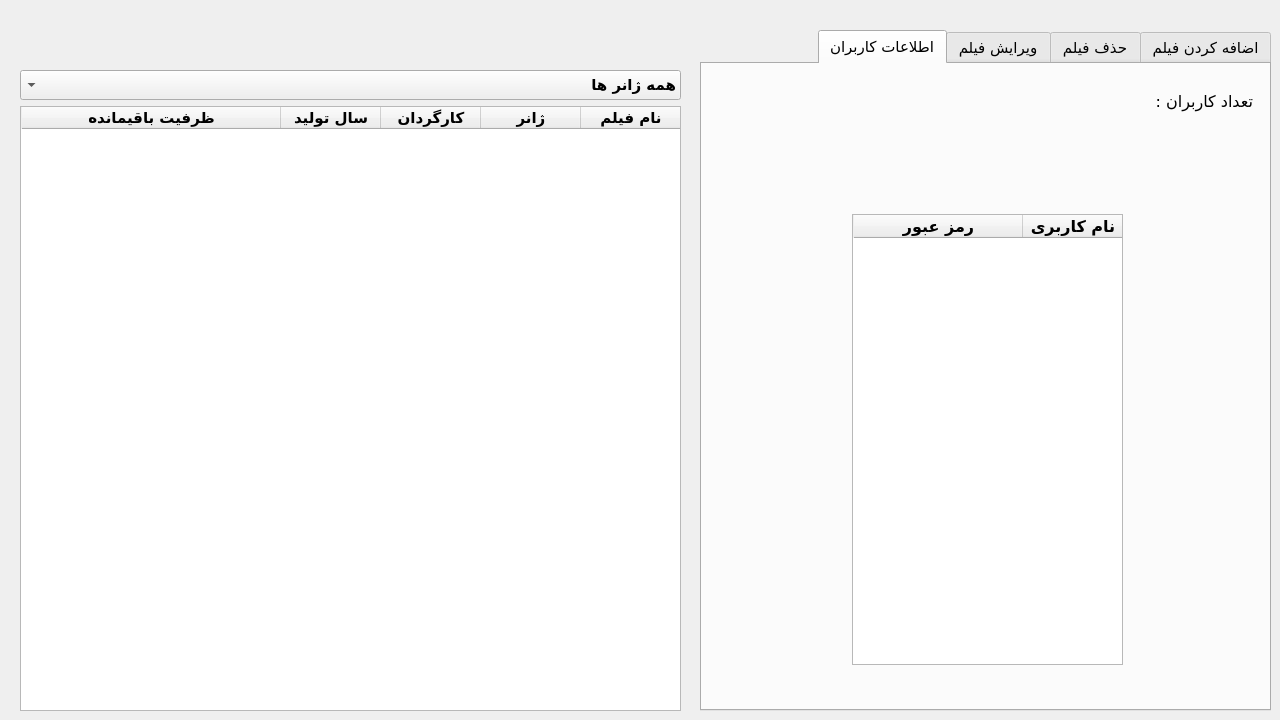
<?xml version="1.0" encoding="UTF-8"?>
<ui version="4.0">
 <class>AdminPage</class>
 <widget class="QMainWindow" name="AdminPage">
  <property name="geometry">
   <rect>
    <x>0</x>
    <y>0</y>
    <width>1280</width>
    <height>720</height>
   </rect>
  </property>
  <property name="minimumSize">
   <size>
    <width>1280</width>
    <height>720</height>
   </size>
  </property>
  <property name="maximumSize">
   <size>
    <width>1280</width>
    <height>720</height>
   </size>
  </property>
  <property name="windowTitle">
   <string>MainWindow</string>
  </property>
  <property name="styleSheet">
   <string notr="true">#centralwidget{
	border-image: url(:/image/userPage/background.jpg);
}</string>
  </property>
  <widget class="QWidget" name="centralwidget">
   <property name="minimumSize">
    <size>
     <width>1280</width>
     <height>720</height>
    </size>
   </property>
   <property name="maximumSize">
    <size>
     <width>1280</width>
     <height>720</height>
    </size>
   </property>
   <widget class="QWidget" name="layoutWidget">
    <property name="geometry">
     <rect>
      <x>1200</x>
      <y>0</y>
      <width>75</width>
      <height>29</height>
     </rect>
    </property>
    <layout class="QHBoxLayout" name="horizontalLayout">
     <property name="spacing">
      <number>7</number>
     </property>
     <item>
      <widget class="QPushButton" name="minBtn">
       <property name="cursor">
        <cursorShape>PointingHandCursor</cursorShape>
       </property>
       <property name="text">
        <string/>
       </property>
       <property name="icon">
        <iconset resource="MySrc.qrc">
         <normaloff>:/image/userPage/minimize.png</normaloff>:/image/userPage/minimize.png</iconset>
       </property>
       <property name="flat">
        <bool>true</bool>
       </property>
      </widget>
     </item>
     <item>
      <widget class="QPushButton" name="closeBtn">
       <property name="cursor">
        <cursorShape>PointingHandCursor</cursorShape>
       </property>
       <property name="text">
        <string/>
       </property>
       <property name="icon">
        <iconset resource="MySrc.qrc">
         <normaloff>:/image/welcomePage/close.png</normaloff>:/image/welcomePage/close.png</iconset>
       </property>
       <property name="flat">
        <bool>true</bool>
       </property>
      </widget>
     </item>
    </layout>
   </widget>
   <widget class="QWidget" name="layoutWidget_2">
    <property name="geometry">
     <rect>
      <x>20</x>
      <y>70</y>
      <width>661</width>
      <height>641</height>
     </rect>
    </property>
    <layout class="QVBoxLayout" name="verticalLayout">
     <item>
      <widget class="QComboBox" name="comboBox">
       <property name="font">
        <font>
         <family>Nazanin</family>
         <pointsize>11</pointsize>
         <weight>75</weight>
         <bold>true</bold>
        </font>
       </property>
       <property name="layoutDirection">
        <enum>Qt::RightToLeft</enum>
       </property>
       <property name="styleSheet">
        <string notr="true"/>
       </property>
       <item>
        <property name="text">
         <string>همه ژانر ها</string>
        </property>
       </item>
      </widget>
     </item>
     <item>
      <widget class="QTableWidget" name="tableWidget">
       <property name="layoutDirection">
        <enum>Qt::RightToLeft</enum>
       </property>
       <property name="styleSheet">
        <string notr="true"/>
       </property>
       <property name="editTriggers">
        <set>QAbstractItemView::NoEditTriggers</set>
       </property>
       <property name="selectionMode">
        <enum>QAbstractItemView::SingleSelection</enum>
       </property>
       <property name="selectionBehavior">
        <enum>QAbstractItemView::SelectItems</enum>
       </property>
       <property name="textElideMode">
        <enum>Qt::ElideRight</enum>
       </property>
       <attribute name="horizontalHeaderShowSortIndicator" stdset="0">
        <bool>false</bool>
       </attribute>
       <attribute name="horizontalHeaderStretchLastSection">
        <bool>true</bool>
       </attribute>
       <attribute name="verticalHeaderStretchLastSection">
        <bool>false</bool>
       </attribute>
       <column>
        <property name="text">
         <string>نام فیلم</string>
        </property>
        <property name="font">
         <font>
          <family>Nazanin</family>
          <pointsize>11</pointsize>
          <weight>75</weight>
          <bold>true</bold>
         </font>
        </property>
       </column>
       <column>
        <property name="text">
         <string>ژانر</string>
        </property>
        <property name="font">
         <font>
          <family>Nazanin</family>
          <pointsize>11</pointsize>
          <weight>75</weight>
          <bold>true</bold>
         </font>
        </property>
       </column>
       <column>
        <property name="text">
         <string>کارگردان</string>
        </property>
        <property name="font">
         <font>
          <family>Nazanin</family>
          <pointsize>11</pointsize>
          <weight>75</weight>
          <bold>true</bold>
         </font>
        </property>
       </column>
       <column>
        <property name="text">
         <string>سال تولید</string>
        </property>
        <property name="font">
         <font>
          <family>Nazanin</family>
          <pointsize>11</pointsize>
          <weight>75</weight>
          <bold>true</bold>
         </font>
        </property>
       </column>
       <column>
        <property name="text">
         <string>ظرفیت باقیمانده</string>
        </property>
        <property name="font">
         <font>
          <family>Nazanin</family>
          <pointsize>11</pointsize>
          <weight>75</weight>
          <bold>true</bold>
         </font>
        </property>
       </column>
      </widget>
     </item>
    </layout>
   </widget>
   <widget class="QTabWidget" name="tabWidget">
    <property name="geometry">
     <rect>
      <x>700</x>
      <y>30</y>
      <width>571</width>
      <height>681</height>
     </rect>
    </property>
    <property name="font">
     <font>
      <family>Nazanin</family>
      <pointsize>11</pointsize>
     </font>
    </property>
    <property name="layoutDirection">
     <enum>Qt::RightToLeft</enum>
    </property>
    <property name="currentIndex">
     <number>3</number>
    </property>
    <widget class="QWidget" name="tab">
     <attribute name="title">
      <string>اضافه کردن فیلم</string>
     </attribute>
     <widget class="QPushButton" name="addButton">
      <property name="geometry">
       <rect>
        <x>180</x>
        <y>550</y>
        <width>243</width>
        <height>63</height>
       </rect>
      </property>
      <property name="font">
       <font>
        <family>B Roya</family>
        <pointsize>12</pointsize>
        <weight>75</weight>
        <bold>true</bold>
       </font>
      </property>
      <property name="cursor">
       <cursorShape>PointingHandCursor</cursorShape>
      </property>
      <property name="styleSheet">
       <string notr="true">#addButton{
border-radius: 10px;
background-color: #ae9700;
border: none;
color: #FFFFFF;
text-align: center;
padding: 10px;
margin: 5px;
}
#addButton:hover {
  background-color: #5f2630;
}
</string>
      </property>
      <property name="text">
       <string>اضافه</string>
      </property>
     </widget>
     <widget class="QWidget" name="layoutWidget">
      <property name="geometry">
       <rect>
        <x>60</x>
        <y>20</y>
        <width>441</width>
        <height>511</height>
       </rect>
      </property>
      <layout class="QGridLayout" name="gridLayout">
       <item row="16" column="1">
        <widget class="QLineEdit" name="RemainT_lineEdit">
         <property name="font">
          <font>
           <family>Microsoft Himalaya</family>
           <pointsize>15</pointsize>
           <weight>75</weight>
           <bold>true</bold>
          </font>
         </property>
         <property name="styleSheet">
          <string notr="true">
padding :5px;
background-color: transparent;
border-radius: 15px;
border: 2px solid #ae9700;
</string>
         </property>
        </widget>
       </item>
       <item row="1" column="1">
        <widget class="QLineEdit" name="Name_lineEdit">
         <property name="font">
          <font>
           <family>Nazanin</family>
           <pointsize>10</pointsize>
           <weight>75</weight>
           <bold>true</bold>
          </font>
         </property>
         <property name="styleSheet">
          <string notr="true">
padding :5px;
background-color: transparent;
border-radius: 15px;
border: 2px solid #ae9700;
</string>
         </property>
        </widget>
       </item>
       <item row="9" column="2">
        <widget class="QLineEdit" name="Genre_lineEdit_4">
         <property name="font">
          <font>
           <family>Nazanin</family>
           <pointsize>10</pointsize>
           <weight>75</weight>
           <bold>true</bold>
          </font>
         </property>
         <property name="styleSheet">
          <string notr="true">
padding :5px;
background-color: transparent;
border-radius: 15px;
border: 2px solid #ae9700;
</string>
         </property>
         <property name="placeholderText">
          <string>ژانر چهارم</string>
         </property>
        </widget>
       </item>
       <item row="14" column="0">
        <widget class="QLabel" name="Director">
         <property name="font">
          <font>
           <family>Nazanin</family>
           <pointsize>10</pointsize>
          </font>
         </property>
         <property name="text">
          <string>کارگردان</string>
         </property>
        </widget>
       </item>
       <item row="6" column="2">
        <widget class="QLineEdit" name="Genre_lineEdit_2">
         <property name="font">
          <font>
           <family>Nazanin</family>
           <pointsize>10</pointsize>
           <weight>75</weight>
           <bold>true</bold>
          </font>
         </property>
         <property name="styleSheet">
          <string notr="true">
padding :5px;
background-color: transparent;
border-radius: 15px;
border: 2px solid #ae9700;
</string>
         </property>
         <property name="placeholderText">
          <string>ژانر دوم</string>
         </property>
        </widget>
       </item>
       <item row="15" column="1">
        <widget class="QLineEdit" name="ReleaseD_lineEdit">
         <property name="sizePolicy">
          <sizepolicy hsizetype="Expanding" vsizetype="Fixed">
           <horstretch>0</horstretch>
           <verstretch>0</verstretch>
          </sizepolicy>
         </property>
         <property name="font">
          <font>
           <family>Microsoft Himalaya</family>
           <pointsize>15</pointsize>
           <weight>75</weight>
           <bold>true</bold>
          </font>
         </property>
         <property name="tabletTracking">
          <bool>false</bool>
         </property>
         <property name="autoFillBackground">
          <bool>false</bool>
         </property>
         <property name="styleSheet">
          <string notr="true">
padding :5px;
background-color: transparent;
border-radius: 15px;
border: 2px solid #ae9700;
</string>
         </property>
         <property name="clearButtonEnabled">
          <bool>false</bool>
         </property>
        </widget>
       </item>
       <item row="14" column="1">
        <widget class="QLineEdit" name="Dir_lineEdit">
         <property name="font">
          <font>
           <family>Nazanin</family>
           <pointsize>10</pointsize>
           <weight>75</weight>
           <bold>true</bold>
          </font>
         </property>
         <property name="styleSheet">
          <string notr="true">
padding :5px;
background-color: transparent;
border-radius: 15px;
border: 2px solid #ae9700;
</string>
         </property>
        </widget>
       </item>
       <item row="15" column="0">
        <widget class="QLabel" name="ReleaseDate">
         <property name="font">
          <font>
           <family>Nazanin</family>
           <pointsize>10</pointsize>
          </font>
         </property>
         <property name="text">
          <string>سال ساخت</string>
         </property>
        </widget>
       </item>
       <item row="6" column="0">
        <widget class="QLabel" name="Genre">
         <property name="font">
          <font>
           <family>Nazanin</family>
           <pointsize>10</pointsize>
          </font>
         </property>
         <property name="text">
          <string>ژانر </string>
         </property>
        </widget>
       </item>
       <item row="6" column="1">
        <widget class="QLineEdit" name="Genre_lineEdit_1">
         <property name="font">
          <font>
           <family>Nazanin</family>
           <pointsize>10</pointsize>
           <weight>75</weight>
           <bold>true</bold>
          </font>
         </property>
         <property name="styleSheet">
          <string notr="true">
padding :5px;
background-color: transparent;
border-radius: 15px;
border: 2px solid #ae9700;
</string>
         </property>
         <property name="placeholderText">
          <string>ژانر اول (اجباری)</string>
         </property>
        </widget>
       </item>
       <item row="16" column="0">
        <widget class="QLabel" name="Tickets">
         <property name="font">
          <font>
           <family>Nazanin</family>
           <pointsize>10</pointsize>
          </font>
         </property>
         <property name="text">
          <string>ظرفیت</string>
         </property>
        </widget>
       </item>
       <item row="1" column="0">
        <widget class="QLabel" name="Name">
         <property name="font">
          <font>
           <family>Nazanin</family>
           <pointsize>10</pointsize>
           <weight>75</weight>
           <bold>true</bold>
          </font>
         </property>
         <property name="text">
          <string>نام فیلم</string>
         </property>
        </widget>
       </item>
       <item row="9" column="1">
        <widget class="QLineEdit" name="Genre_lineEdit_3">
         <property name="font">
          <font>
           <family>Nazanin</family>
           <pointsize>10</pointsize>
           <weight>75</weight>
           <bold>true</bold>
          </font>
         </property>
         <property name="styleSheet">
          <string notr="true">
padding :5px;
background-color: transparent;
border-radius: 15px;
border: 2px solid #ae9700;
</string>
         </property>
         <property name="placeholderText">
          <string>ژانر سوم</string>
         </property>
        </widget>
       </item>
      </layout>
     </widget>
    </widget>
    <widget class="QWidget" name="tab_2">
     <attribute name="title">
      <string>حذف فیلم</string>
     </attribute>
     <widget class="QComboBox" name="DelcomboBox">
      <property name="geometry">
       <rect>
        <x>30</x>
        <y>180</y>
        <width>511</width>
        <height>51</height>
       </rect>
      </property>
      <property name="font">
       <font>
        <family>B Koodak</family>
        <pointsize>12</pointsize>
       </font>
      </property>
     </widget>
     <widget class="QLabel" name="label">
      <property name="geometry">
       <rect>
        <x>90</x>
        <y>80</y>
        <width>391</width>
        <height>71</height>
       </rect>
      </property>
      <property name="font">
       <font>
        <family>B Koodak</family>
        <pointsize>12</pointsize>
        <weight>75</weight>
        <bold>true</bold>
       </font>
      </property>
      <property name="text">
       <string>از لیست زیر فیلم مورد نظر خود را برای حذف انتخاب کنید</string>
      </property>
     </widget>
     <widget class="QPushButton" name="DelButton">
      <property name="geometry">
       <rect>
        <x>230</x>
        <y>270</y>
        <width>121</width>
        <height>61</height>
       </rect>
      </property>
      <property name="font">
       <font>
        <family>Nazanin</family>
        <pointsize>13</pointsize>
        <weight>75</weight>
        <bold>true</bold>
       </font>
      </property>
      <property name="cursor">
       <cursorShape>PointingHandCursor</cursorShape>
      </property>
      <property name="styleSheet">
       <string notr="true">#DelButton{
border-radius: 10px;
background-color: #ae9700;
border: none;
color: #FFFFFF;
text-align: center;
padding: 10px;
margin: 5px;
}
#DelButton:hover {
  background-color: #5f2630;
}
</string>
      </property>
      <property name="text">
       <string>حذف</string>
      </property>
     </widget>
    </widget>
    <widget class="QWidget" name="tab_3">
     <attribute name="title">
      <string>ویرایش فیلم</string>
     </attribute>
     <widget class="QLabel" name="label_2">
      <property name="geometry">
       <rect>
        <x>50</x>
        <y>20</y>
        <width>441</width>
        <height>71</height>
       </rect>
      </property>
      <property name="font">
       <font>
        <family>B Koodak</family>
        <pointsize>12</pointsize>
        <weight>75</weight>
        <bold>true</bold>
       </font>
      </property>
      <property name="text">
       <string>از لیست زیر فیلم مورد نظر خود را برای ویرایش انتخاب کنید</string>
      </property>
     </widget>
     <widget class="QComboBox" name="EditcomboBox">
      <property name="geometry">
       <rect>
        <x>30</x>
        <y>100</y>
        <width>511</width>
        <height>51</height>
       </rect>
      </property>
      <property name="font">
       <font>
        <family>B Koodak</family>
        <pointsize>12</pointsize>
       </font>
      </property>
     </widget>
     <widget class="QGroupBox" name="groupBox_2">
      <property name="geometry">
       <rect>
        <x>20</x>
        <y>370</y>
        <width>171</width>
        <height>231</height>
       </rect>
      </property>
      <property name="font">
       <font>
        <family>B Koodak</family>
        <pointsize>10</pointsize>
        <weight>75</weight>
        <bold>true</bold>
       </font>
      </property>
      <property name="title">
       <string>: تغییر</string>
      </property>
      <widget class="QWidget" name="layoutWidget">
       <property name="geometry">
        <rect>
         <x>20</x>
         <y>40</y>
         <width>138</width>
         <height>191</height>
        </rect>
       </property>
       <layout class="QVBoxLayout" name="Change_CheckBox">
        <item>
         <widget class="QCheckBox" name="Name_checkBox">
          <property name="font">
           <font>
            <family>B Roya</family>
            <pointsize>9</pointsize>
            <weight>75</weight>
            <bold>true</bold>
           </font>
          </property>
          <property name="text">
           <string>نام</string>
          </property>
         </widget>
        </item>
        <item>
         <widget class="QCheckBox" name="Genre_checkBox">
          <property name="font">
           <font>
            <family>B Roya</family>
            <pointsize>9</pointsize>
            <weight>75</weight>
            <bold>true</bold>
           </font>
          </property>
          <property name="text">
           <string>ژانر</string>
          </property>
         </widget>
        </item>
        <item>
         <widget class="QCheckBox" name="Director_checkBox">
          <property name="font">
           <font>
            <family>B Roya</family>
            <pointsize>9</pointsize>
            <weight>75</weight>
            <bold>true</bold>
           </font>
          </property>
          <property name="text">
           <string>کارگردان</string>
          </property>
         </widget>
        </item>
        <item>
         <widget class="QCheckBox" name="ReleaseD_checkBox">
          <property name="font">
           <font>
            <family>B Roya</family>
            <pointsize>9</pointsize>
            <weight>75</weight>
            <bold>true</bold>
           </font>
          </property>
          <property name="text">
           <string>سال تولید</string>
          </property>
         </widget>
        </item>
        <item>
         <widget class="QCheckBox" name="RemainT_checkBox">
          <property name="font">
           <font>
            <family>B Roya</family>
            <pointsize>9</pointsize>
            <weight>75</weight>
            <bold>true</bold>
           </font>
          </property>
          <property name="text">
           <string>تعداد بلیت باقیمانده</string>
          </property>
         </widget>
        </item>
       </layout>
      </widget>
     </widget>
     <widget class="QPushButton" name="EditButton">
      <property name="geometry">
       <rect>
        <x>260</x>
        <y>600</y>
        <width>301</width>
        <height>31</height>
       </rect>
      </property>
      <property name="font">
       <font>
        <family>Nazanin</family>
        <pointsize>11</pointsize>
        <weight>75</weight>
        <bold>true</bold>
       </font>
      </property>
      <property name="cursor">
       <cursorShape>PointingHandCursor</cursorShape>
      </property>
      <property name="styleSheet">
       <string notr="true">#EditButton{
border-radius: 10px;
background-color: #ae9700;
border: none;
color: #FFFFFF;
text-align: center;
}
#EditButton:hover {
  background-color: #5f2630;
}</string>
      </property>
      <property name="text">
       <string>ویرایش</string>
      </property>
     </widget>
     <widget class="QWidget" name="layoutWidget">
      <property name="geometry">
       <rect>
        <x>30</x>
        <y>180</y>
        <width>511</width>
        <height>145</height>
       </rect>
      </property>
      <layout class="QVBoxLayout" name="verticalLayout_3">
       <item>
        <layout class="QHBoxLayout" name="horizontalLayout_8">
         <item>
          <widget class="QLabel" name="label_3">
           <property name="font">
            <font>
             <family>Nazanin</family>
             <pointsize>10</pointsize>
             <weight>75</weight>
             <bold>true</bold>
            </font>
           </property>
           <property name="text">
            <string>نام</string>
           </property>
          </widget>
         </item>
         <item>
          <widget class="QLabel" name="label_name">
           <property name="font">
            <font>
             <family>Nazanin</family>
             <pointsize>10</pointsize>
             <weight>75</weight>
             <bold>true</bold>
            </font>
           </property>
           <property name="text">
            <string/>
           </property>
          </widget>
         </item>
        </layout>
       </item>
       <item>
        <layout class="QHBoxLayout" name="horizontalLayout_9">
         <item>
          <widget class="QLabel" name="label_4">
           <property name="font">
            <font>
             <family>Nazanin</family>
             <pointsize>10</pointsize>
             <weight>75</weight>
             <bold>true</bold>
            </font>
           </property>
           <property name="text">
            <string>ژانر</string>
           </property>
          </widget>
         </item>
         <item>
          <widget class="QLabel" name="label_genre">
           <property name="font">
            <font>
             <family>Nazanin</family>
             <pointsize>10</pointsize>
            </font>
           </property>
           <property name="text">
            <string/>
           </property>
          </widget>
         </item>
        </layout>
       </item>
       <item>
        <layout class="QHBoxLayout" name="horizontalLayout_10">
         <item>
          <widget class="QLabel" name="label_5">
           <property name="font">
            <font>
             <family>Nazanin</family>
             <pointsize>10</pointsize>
            </font>
           </property>
           <property name="text">
            <string>کارگردان</string>
           </property>
          </widget>
         </item>
         <item>
          <widget class="QLabel" name="label_director">
           <property name="font">
            <font>
             <family>Nazanin</family>
             <pointsize>10</pointsize>
             <weight>75</weight>
             <bold>true</bold>
            </font>
           </property>
           <property name="text">
            <string/>
           </property>
          </widget>
         </item>
        </layout>
       </item>
       <item>
        <layout class="QHBoxLayout" name="horizontalLayout_11">
         <item>
          <widget class="QLabel" name="label_6">
           <property name="font">
            <font>
             <family>Nazanin</family>
             <pointsize>10</pointsize>
            </font>
           </property>
           <property name="text">
            <string>سال تولید</string>
           </property>
          </widget>
         </item>
         <item>
          <widget class="QLabel" name="label_releaseDate">
           <property name="font">
            <font>
             <family>Microsoft Himalaya</family>
             <pointsize>13</pointsize>
             <weight>50</weight>
             <bold>false</bold>
            </font>
           </property>
           <property name="layoutDirection">
            <enum>Qt::LeftToRight</enum>
           </property>
           <property name="text">
            <string/>
           </property>
           <property name="alignment">
            <set>Qt::AlignRight|Qt::AlignTrailing|Qt::AlignVCenter</set>
           </property>
          </widget>
         </item>
        </layout>
       </item>
      </layout>
     </widget>
     <widget class="QWidget" name="layoutWidget">
      <property name="geometry">
       <rect>
        <x>260</x>
        <y>360</y>
        <width>301</width>
        <height>224</height>
       </rect>
      </property>
      <layout class="QGridLayout" name="Change_LineEdits">
       <item row="2" column="1">
        <widget class="QLineEdit" name="lineEdit_Director">
         <property name="enabled">
          <bool>false</bool>
         </property>
         <property name="font">
          <font>
           <family>Nazanin</family>
           <weight>75</weight>
           <bold>true</bold>
          </font>
         </property>
         <property name="styleSheet">
          <string notr="true">
padding :5px;
background-color: transparent;
border-radius: 15px;
border: 2px solid #ae9700;
</string>
         </property>
        </widget>
       </item>
       <item row="0" column="0">
        <widget class="QLabel" name="label_7">
         <property name="font">
          <font>
           <family>B Roya</family>
           <pointsize>12</pointsize>
           <weight>75</weight>
           <italic>false</italic>
           <bold>true</bold>
           <underline>false</underline>
           <strikeout>false</strikeout>
          </font>
         </property>
         <property name="text">
          <string>نام</string>
         </property>
        </widget>
       </item>
       <item row="3" column="0">
        <widget class="QLabel" name="label_10">
         <property name="font">
          <font>
           <family>B Roya</family>
           <pointsize>12</pointsize>
           <weight>75</weight>
           <bold>true</bold>
          </font>
         </property>
         <property name="text">
          <string>سال تولید</string>
         </property>
        </widget>
       </item>
       <item row="2" column="0">
        <widget class="QLabel" name="label_9">
         <property name="font">
          <font>
           <family>B Roya</family>
           <pointsize>12</pointsize>
           <weight>75</weight>
           <bold>true</bold>
          </font>
         </property>
         <property name="text">
          <string>کارگردان</string>
         </property>
        </widget>
       </item>
       <item row="3" column="1">
        <widget class="QLineEdit" name="lineEdit_ReleaseD">
         <property name="enabled">
          <bool>false</bool>
         </property>
         <property name="font">
          <font>
           <family>Nazanin</family>
           <weight>75</weight>
           <bold>true</bold>
          </font>
         </property>
         <property name="styleSheet">
          <string notr="true">
padding :5px;
background-color: transparent;
border-radius: 15px;
border: 2px solid #ae9700;
</string>
         </property>
        </widget>
       </item>
       <item row="1" column="0">
        <widget class="QLabel" name="label_8">
         <property name="font">
          <font>
           <family>B Roya</family>
           <pointsize>12</pointsize>
           <weight>75</weight>
           <bold>true</bold>
          </font>
         </property>
         <property name="text">
          <string>ژانر</string>
         </property>
        </widget>
       </item>
       <item row="4" column="0">
        <widget class="QLabel" name="label_21">
         <property name="font">
          <font>
           <family>B Roya</family>
           <pointsize>12</pointsize>
           <weight>75</weight>
           <bold>true</bold>
          </font>
         </property>
         <property name="text">
          <string>تعداد بلیت باقیمانده</string>
         </property>
        </widget>
       </item>
       <item row="1" column="1">
        <widget class="QLineEdit" name="lineEdit_Genre">
         <property name="enabled">
          <bool>false</bool>
         </property>
         <property name="font">
          <font>
           <family>Nazanin</family>
           <pointsize>10</pointsize>
           <weight>75</weight>
           <bold>true</bold>
          </font>
         </property>
         <property name="toolTip">
          <string>برای جداسازی ژانر ها از کاما ( ، ) استفاده کنید</string>
         </property>
         <property name="statusTip">
          <string/>
         </property>
         <property name="whatsThis">
          <string/>
         </property>
         <property name="styleSheet">
          <string notr="true">
padding :5px;
background-color: transparent;
border-radius: 15px;
border: 2px solid #ae9700;
</string>
         </property>
         <property name="placeholderText">
          <string>ژانر اول،ژانر دوم،ژانرسوم</string>
         </property>
        </widget>
       </item>
       <item row="0" column="1">
        <widget class="QLineEdit" name="lineEdit_Name">
         <property name="enabled">
          <bool>false</bool>
         </property>
         <property name="font">
          <font>
           <family>Nazanin</family>
           <pointsize>10</pointsize>
           <weight>75</weight>
           <bold>true</bold>
          </font>
         </property>
         <property name="styleSheet">
          <string notr="true">
padding :5px;
background-color: transparent;
border-radius: 15px;
border: 2px solid #ae9700;
</string>
         </property>
        </widget>
       </item>
       <item row="4" column="1">
        <widget class="QSpinBox" name="spinBox_RemainT">
         <property name="enabled">
          <bool>false</bool>
         </property>
         <property name="font">
          <font>
           <family>Microsoft Himalaya</family>
           <pointsize>12</pointsize>
           <weight>75</weight>
           <bold>true</bold>
          </font>
         </property>
         <property name="maximum">
          <number>250</number>
         </property>
        </widget>
       </item>
      </layout>
     </widget>
    </widget>
    <widget class="QWidget" name="tab_4">
     <attribute name="title">
      <string>اطلاعات کاربران</string>
     </attribute>
     <widget class="QWidget" name="layoutWidget">
      <property name="geometry">
       <rect>
        <x>40</x>
        <y>20</y>
        <width>511</width>
        <height>34</height>
       </rect>
      </property>
      <layout class="QHBoxLayout" name="horizontalLayout_7">
       <property name="spacing">
        <number>7</number>
       </property>
       <item>
        <widget class="QLabel" name="tedadkarbar">
         <property name="font">
          <font>
           <family>Nazanin</family>
           <pointsize>12</pointsize>
          </font>
         </property>
         <property name="text">
          <string>تعداد کاربران :</string>
         </property>
        </widget>
       </item>
       <item>
        <widget class="QLabel" name="count_users">
         <property name="font">
          <font>
           <family>Microsoft Himalaya</family>
           <pointsize>17</pointsize>
          </font>
         </property>
         <property name="text">
          <string/>
         </property>
        </widget>
       </item>
      </layout>
     </widget>
     <widget class="QTableWidget" name="tableWidget_UP">
      <property name="geometry">
       <rect>
        <x>150</x>
        <y>150</y>
        <width>271</width>
        <height>451</height>
       </rect>
      </property>
      <property name="layoutDirection">
       <enum>Qt::RightToLeft</enum>
      </property>
      <property name="styleSheet">
       <string notr="true"/>
      </property>
      <property name="editTriggers">
       <set>QAbstractItemView::NoEditTriggers</set>
      </property>
      <property name="selectionMode">
       <enum>QAbstractItemView::SingleSelection</enum>
      </property>
      <property name="selectionBehavior">
       <enum>QAbstractItemView::SelectItems</enum>
      </property>
      <property name="textElideMode">
       <enum>Qt::ElideRight</enum>
      </property>
      <property name="verticalScrollMode">
       <enum>QAbstractItemView::ScrollPerPixel</enum>
      </property>
      <property name="horizontalScrollMode">
       <enum>QAbstractItemView::ScrollPerPixel</enum>
      </property>
      <attribute name="horizontalHeaderShowSortIndicator" stdset="0">
       <bool>false</bool>
      </attribute>
      <attribute name="horizontalHeaderStretchLastSection">
       <bool>true</bool>
      </attribute>
      <attribute name="verticalHeaderStretchLastSection">
       <bool>false</bool>
      </attribute>
      <column>
       <property name="text">
        <string>نام کاربری</string>
       </property>
       <property name="font">
        <font>
         <family>Nazanin</family>
         <pointsize>12</pointsize>
         <weight>75</weight>
         <bold>true</bold>
        </font>
       </property>
      </column>
      <column>
       <property name="text">
        <string>رمز عبور</string>
       </property>
       <property name="font">
        <font>
         <family>Nazanin</family>
         <pointsize>12</pointsize>
         <weight>75</weight>
         <bold>true</bold>
        </font>
       </property>
      </column>
     </widget>
    </widget>
   </widget>
   <widget class="QPushButton" name="LogOutBtn">
    <property name="geometry">
     <rect>
      <x>0</x>
      <y>0</y>
      <width>33</width>
      <height>27</height>
     </rect>
    </property>
    <property name="cursor">
     <cursorShape>PointingHandCursor</cursorShape>
    </property>
    <property name="text">
     <string/>
    </property>
    <property name="icon">
     <iconset resource="MySrc.qrc">
      <normaloff>:/image/userPage/LogOut.png</normaloff>:/image/userPage/LogOut.png</iconset>
    </property>
    <property name="flat">
     <bool>true</bool>
    </property>
   </widget>
  </widget>
 </widget>
 <resources>
  <include location="MySrc.qrc"/>
 </resources>
 <connections/>
</ui>
